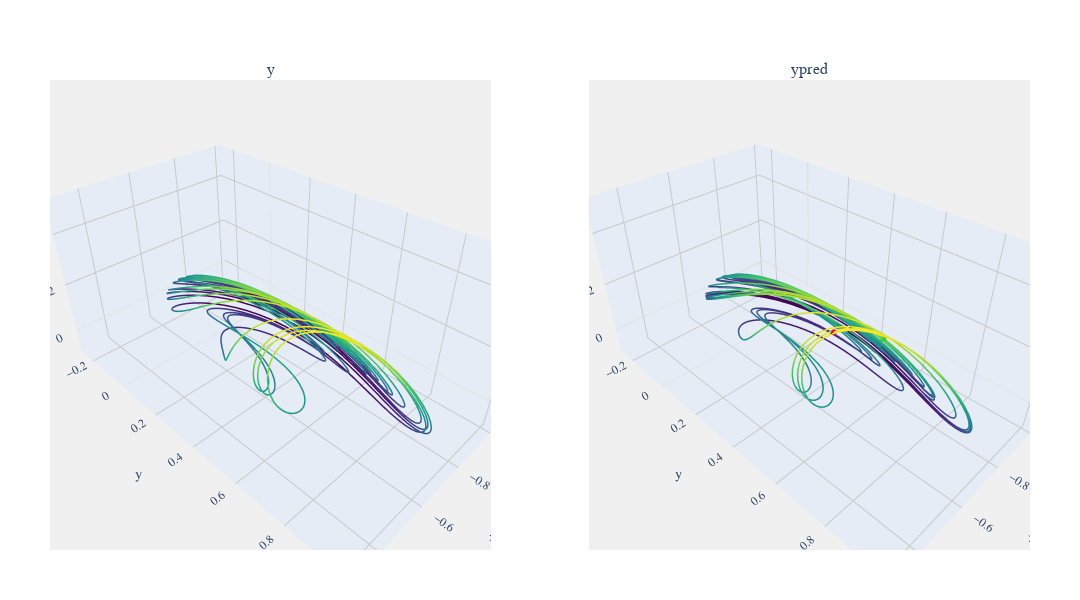
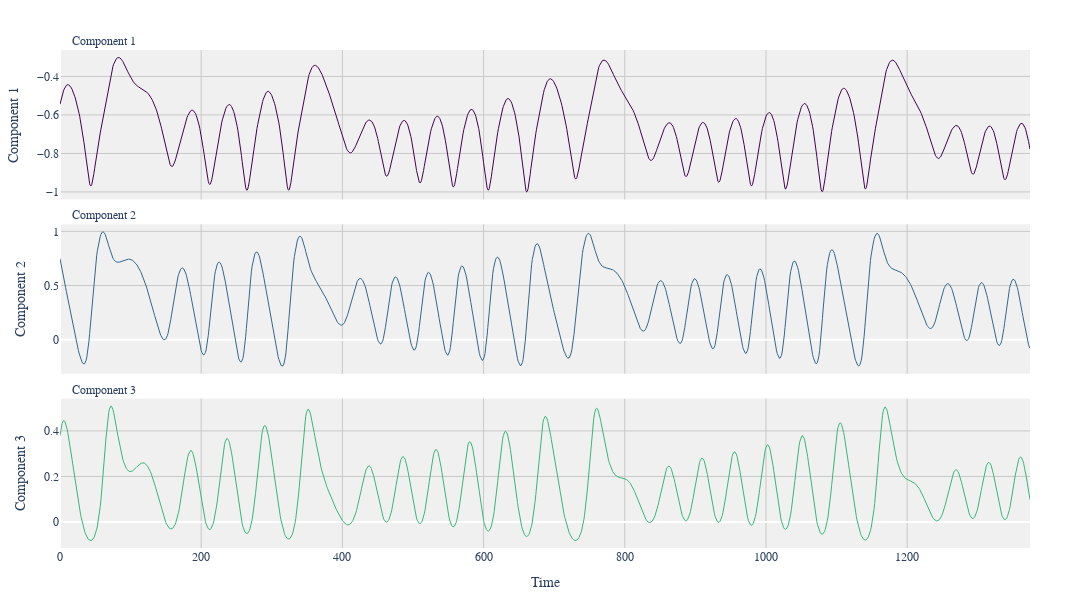
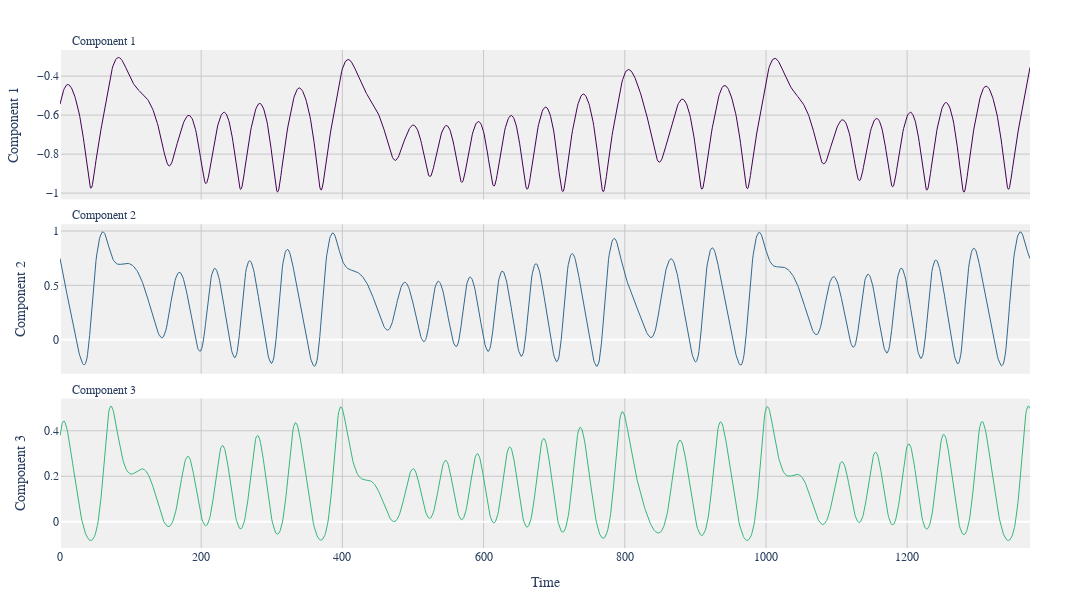

The code cell stored with these charts, in order, in its notebook:
### Code cell
for_plot = test_targets[:,:3], predictions[:,:3]
viz.compare_plot(for_plot, titles=["y", "ypred"], figsize=(1080,600))
viz.plot_components(test_targets[:], line_width=1,figsize=(1080,600))
viz.plot_components(predictions[:], line_width=1,figsize=(1080,600))

### Figure 1 — Plotly figure (JSON) as saved in the notebook; plotly's stock layout.template omitted (floating-point values rounded to 4 significant figures; data arrays with more than 128 entries replaced by an {"elided": "..."} marker saying what was removed)
{"data": [{"hoverinfo": "x+y+z", "line": {"color": {"elided": "1375 float values"}, "colorscale": [[0, "#440154"], [0.1111, "#482878"], [0.2222, "#3e4989"], [0.3333, "#31688e"], [0.4444, "#26828e"], [0.5556, "#1f9e89"], [0.6667, "#35b779"], [0.7778, "#6ece58"], [0.8889, "#b5de2b"], [1, "#fde725"]], "width": 3}, "mode": "lines", "name": "Dataset 1", "scene": "scene", "type": "scatter3d", "x": {"elided": "1375 float values"}, "y": {"elided": "1375 float values"}, "z": {"elided": "1375 float values"}}, {"hoverinfo": "none", "marker": {"color": "limegreen", "size": 2}, "mode": "markers", "name": "Start", "scene": "scene", "showlegend": false, "type": "scatter3d", "x": [-0.5449], "y": [0.7482], "z": [0.3797]}, {"hoverinfo": "none", "marker": {"color": "crimson", "size": 2}, "mode": "markers", "name": "End", "scene": "scene", "showlegend": false, "type": "scatter3d", "x": [-0.7783], "y": [-0.0809], "z": [0.09752]}, {"hoverinfo": "x+y+z", "line": {"color": {"elided": "1375 float values"}, "colorscale": [[0, "#440154"], [0.1111, "#482878"], [0.2222, "#3e4989"], [0.3333, "#31688e"], [0.4444, "#26828e"], [0.5556, "#1f9e89"], [0.6667, "#35b779"], [0.7778, "#6ece58"], [0.8889, "#b5de2b"], [1, "#fde725"]], "width": 3}, "mode": "lines", "name": "Dataset 2", "scene": "scene2", "type": "scatter3d", "x": {"elided": "1375 float values"}, "y": {"elided": "1375 float values"}, "z": {"elided": "1375 float values"}}, {"hoverinfo": "none", "marker": {"color": "limegreen", "size": 2}, "mode": "markers", "name": "Start", "scene": "scene2", "showlegend": false, "type": "scatter3d", "x": [-0.5437], "y": [0.7483], "z": [0.3778]}, {"hoverinfo": "none", "marker": {"color": "crimson", "size": 2}, "mode": "markers", "name": "End", "scene": "scene2", "showlegend": false, "type": "scatter3d", "x": [-0.3552], "y": [0.7459], "z": [0.498]}], "layout": {"annotations": [{"font": {"size": 16}, "showarrow": false, "text": "y", "x": 0.225, "xanchor": "center", "xref": "paper", "y": 1, "yanchor": "bottom", "yref": "paper"}, {"font": {"size": 16}, "showarrow": false, "text": "ypred", "x": 0.775, "xanchor": "center", "xref": "paper", "y": 1, "yanchor": "bottom", "yref": "paper"}], "font": {"family": "Arial", "size": 12}, "height": 600, "margin": {"b": 50, "l": 50, "r": 50, "t": 80}, "paper_bgcolor": "white", "plot_bgcolor": "rgb(240, 240, 240)", "scene": {"aspectmode": "data", "bgcolor": "rgb(240, 240, 240)", "domain": {"x": [0, 0.45], "y": [0, 1]}, "xaxis": {"gridcolor": "rgb(200, 200, 200)", "showbackground": true}, "yaxis": {"gridcolor": "rgb(200, 200, 200)", "showbackground": true}, "zaxis": {"gridcolor": "rgb(200, 200, 200)", "showbackground": true}}, "scene2": {"aspectmode": "data", "bgcolor": "rgb(240, 240, 240)", "domain": {"x": [0.55, 1], "y": [0, 1]}, "xaxis": {"gridcolor": "rgb(200, 200, 200)", "showbackground": true}, "yaxis": {"gridcolor": "rgb(200, 200, 200)", "showbackground": true}, "zaxis": {"gridcolor": "rgb(200, 200, 200)", "showbackground": true}}, "showlegend": false, "width": 1080}}

### Figure 2 — Plotly figure (JSON) as saved in the notebook; plotly's stock layout.template omitted (floating-point values rounded to 4 significant figures; data arrays with more than 128 entries replaced by an {"elided": "..."} marker saying what was removed)
{"data": [{"hoverinfo": "x+y", "line": {"color": "#440154", "width": 1}, "mode": "lines", "name": "Component 1", "showlegend": false, "type": "scatter", "x": {"elided": "1375 int values"}, "xaxis": "x", "y": {"elided": "1375 float values"}, "yaxis": "y"}, {"hoverinfo": "x+y", "line": {"color": "#31688e", "width": 1}, "mode": "lines", "name": "Component 2", "showlegend": false, "type": "scatter", "x": {"elided": "1375 int values"}, "xaxis": "x2", "y": {"elided": "1375 float values"}, "yaxis": "y2"}, {"hoverinfo": "x+y", "line": {"color": "#35b779", "width": 1}, "mode": "lines", "name": "Component 3", "showlegend": false, "type": "scatter", "x": {"elided": "1375 int values"}, "xaxis": "x3", "y": {"elided": "1375 float values"}, "yaxis": "y3"}], "layout": {"annotations": [{"font": {"size": 12}, "showarrow": false, "text": "Component 1", "x": 0.01, "xanchor": "left", "xref": "paper", "y": 1, "yanchor": "bottom", "yref": "paper"}, {"font": {"size": 12}, "showarrow": false, "text": "Component 2", "x": 0.01, "xanchor": "left", "xref": "paper", "y": 0.65, "yanchor": "bottom", "yref": "paper"}, {"font": {"size": 12}, "showarrow": false, "text": "Component 3", "x": 0.01, "xanchor": "left", "xref": "paper", "y": 0.3, "yanchor": "bottom", "yref": "paper"}], "font": {"family": "Arial", "size": 12}, "height": 600, "hovermode": "x unified", "margin": {"b": 50, "l": 50, "r": 50, "t": 50}, "paper_bgcolor": "white", "plot_bgcolor": "rgb(240, 240, 240)", "title": {"font": {"family": "Arial", "size": 20}, "text": "", "x": 0.5, "xanchor": "center", "y": 0.95, "yanchor": "top"}, "width": 1080, "xaxis": {"anchor": "y", "domain": [0, 1], "gridcolor": "rgb(200, 200, 200)", "matches": "x3", "showgrid": true, "showticklabels": false}, "xaxis2": {"anchor": "y2", "domain": [0, 1], "gridcolor": "rgb(200, 200, 200)", "matches": "x3", "showgrid": true, "showticklabels": false}, "xaxis3": {"anchor": "y3", "domain": [0, 1], "gridcolor": "rgb(200, 200, 200)", "showgrid": true, "title": {"text": "Time"}}, "yaxis": {"anchor": "x", "domain": [0.7, 1], "gridcolor": "rgb(200, 200, 200)", "showgrid": true, "title": {"text": "Component 1"}}, "yaxis2": {"anchor": "x2", "domain": [0.35, 0.65], "gridcolor": "rgb(200, 200, 200)", "showgrid": true, "title": {"text": "Component 2"}}, "yaxis3": {"anchor": "x3", "domain": [0, 0.3], "gridcolor": "rgb(200, 200, 200)", "showgrid": true, "title": {"text": "Component 3"}}}}

### Figure 3 — Plotly figure (JSON) as saved in the notebook; plotly's stock layout.template omitted (floating-point values rounded to 4 significant figures; data arrays with more than 128 entries replaced by an {"elided": "..."} marker saying what was removed)
{"data": [{"hoverinfo": "x+y", "line": {"color": "#440154", "width": 1}, "mode": "lines", "name": "Component 1", "showlegend": false, "type": "scatter", "x": {"elided": "1375 int values"}, "xaxis": "x", "y": {"elided": "1375 float values"}, "yaxis": "y"}, {"hoverinfo": "x+y", "line": {"color": "#31688e", "width": 1}, "mode": "lines", "name": "Component 2", "showlegend": false, "type": "scatter", "x": {"elided": "1375 int values"}, "xaxis": "x2", "y": {"elided": "1375 float values"}, "yaxis": "y2"}, {"hoverinfo": "x+y", "line": {"color": "#35b779", "width": 1}, "mode": "lines", "name": "Component 3", "showlegend": false, "type": "scatter", "x": {"elided": "1375 int values"}, "xaxis": "x3", "y": {"elided": "1375 float values"}, "yaxis": "y3"}], "layout": {"annotations": [{"font": {"size": 12}, "showarrow": false, "text": "Component 1", "x": 0.01, "xanchor": "left", "xref": "paper", "y": 1, "yanchor": "bottom", "yref": "paper"}, {"font": {"size": 12}, "showarrow": false, "text": "Component 2", "x": 0.01, "xanchor": "left", "xref": "paper", "y": 0.65, "yanchor": "bottom", "yref": "paper"}, {"font": {"size": 12}, "showarrow": false, "text": "Component 3", "x": 0.01, "xanchor": "left", "xref": "paper", "y": 0.3, "yanchor": "bottom", "yref": "paper"}], "font": {"family": "Arial", "size": 12}, "height": 600, "hovermode": "x unified", "margin": {"b": 50, "l": 50, "r": 50, "t": 50}, "paper_bgcolor": "white", "plot_bgcolor": "rgb(240, 240, 240)", "title": {"font": {"family": "Arial", "size": 20}, "text": "", "x": 0.5, "xanchor": "center", "y": 0.95, "yanchor": "top"}, "width": 1080, "xaxis": {"anchor": "y", "domain": [0, 1], "gridcolor": "rgb(200, 200, 200)", "matches": "x3", "showgrid": true, "showticklabels": false}, "xaxis2": {"anchor": "y2", "domain": [0, 1], "gridcolor": "rgb(200, 200, 200)", "matches": "x3", "showgrid": true, "showticklabels": false}, "xaxis3": {"anchor": "y3", "domain": [0, 1], "gridcolor": "rgb(200, 200, 200)", "showgrid": true, "title": {"text": "Time"}}, "yaxis": {"anchor": "x", "domain": [0.7, 1], "gridcolor": "rgb(200, 200, 200)", "showgrid": true, "title": {"text": "Component 1"}}, "yaxis2": {"anchor": "x2", "domain": [0.35, 0.65], "gridcolor": "rgb(200, 200, 200)", "showgrid": true, "title": {"text": "Component 2"}}, "yaxis3": {"anchor": "x3", "domain": [0, 0.3], "gridcolor": "rgb(200, 200, 200)", "showgrid": true, "title": {"text": "Component 3"}}}}
